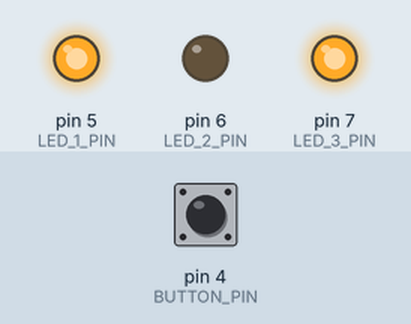
The sketch below on a simulated Arduino Uno, built with avr-gcc and run on an emulated ATmega328P. On the bench: output pins drawn as LEDs (lit = HIGH). The test bench sets the inputs (shaded band); at power-on: pin 4 (BUTTON_PIN) HIGH.

Above: at 1.2 s.
1.3 s: pin 4 (BUTTON_PIN) pulled LOW for 0.15 s
At 1.37 s:
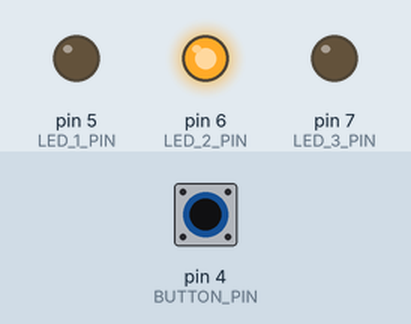
2.9 s: pin 4 (BUTTON_PIN) pulled LOW for 3.2 s
At 6.5 s:
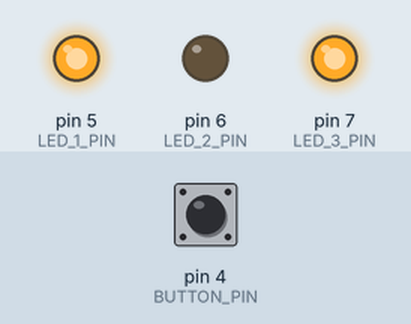
Timing chart, 0 to 8.0 s (numbered marks = the images above; inputs shaded):
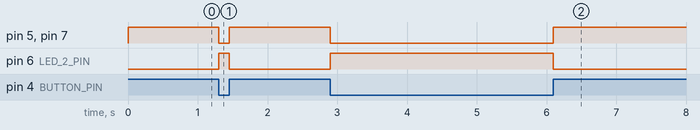

The sketch:

3-led-blow-yellow-bhigh-red.ino
```cpp
const int LED_1_PIN = 5;
const int LED_2_PIN =6;
const int LED_3_PIN =7;
const int BUTTON_PIN= 4;
int state = 0;
void setup() {

  pinMode(LED_1_PIN, OUTPUT);
  pinMode(LED_2_PIN, OUTPUT);
  pinMode(LED_3_PIN, OUTPUT);
  pinMode(BUTTON_PIN, INPUT_PULLUP);

}

void loop() {

   byte buttonState = digitalRead(BUTTON_PIN);
  if (buttonState == LOW) {
    digitalWrite(LED_1_PIN, LOW);
    digitalWrite(LED_2_PIN, HIGH);
    digitalWrite(LED_3_PIN, LOW);

  }
  else {
    digitalWrite(LED_1_PIN, HIGH);
    digitalWrite(LED_2_PIN, LOW);
    digitalWrite(LED_3_PIN, HIGH);

  }
}
```

Measured:
- after the input at 1.3 s, pin 5 (LED_1_PIN), pin 7 (LED_3_PIN): HIGH → LOW at once, → HIGH 0.15 s later; pin 6 (LED_2_PIN): LOW → HIGH at once, → LOW 0.15 s later
- after the input at 2.9 s, pin 5 (LED_1_PIN), pin 7 (LED_3_PIN): HIGH → LOW at once, → HIGH 3.2 s later; pin 6 (LED_2_PIN): LOW → HIGH at once, → LOW 3.2 s later
